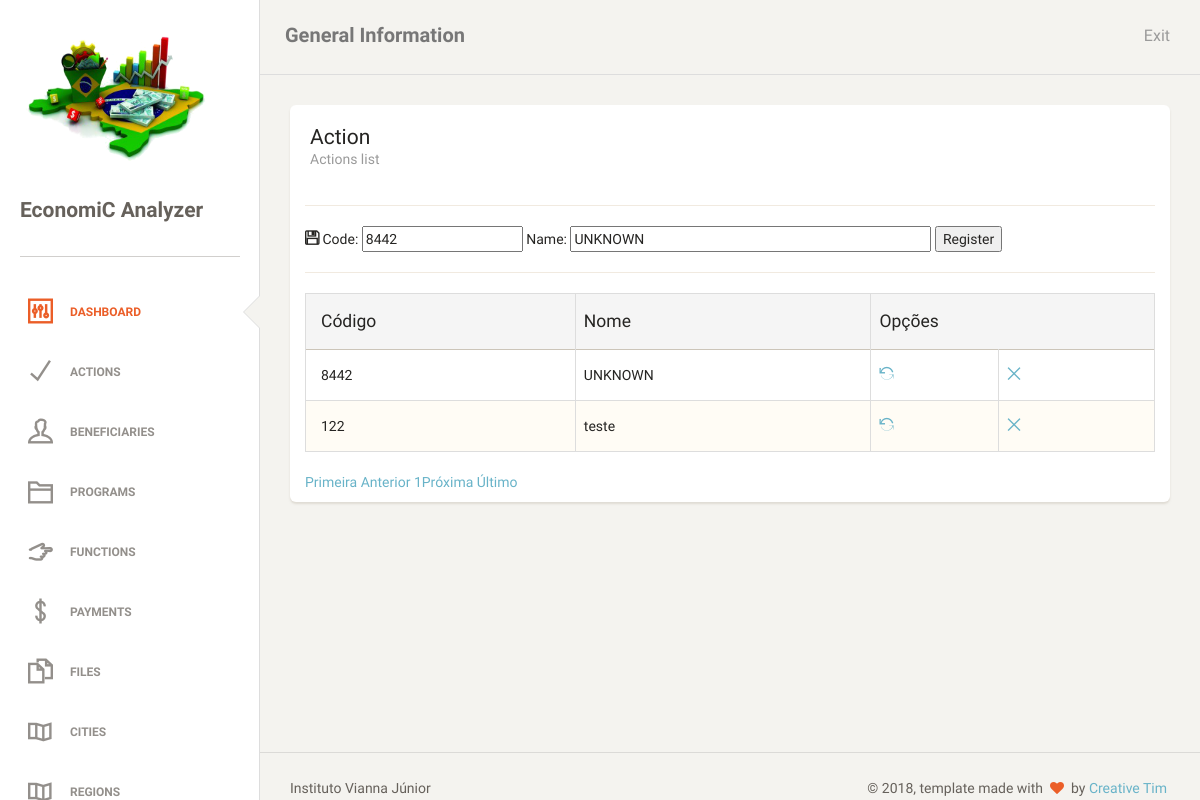
Page /actions.php?act=upd&idAction=1 (signed in) on the committed database.
### tables this page shows
CREATE TABLE `tb_action` (
  `id_action` int(11) NOT NULL AUTO_INCREMENT,
  `str_cod_action` varchar(4) NOT NULL,
  `str_name_action` varchar(255) DEFAULT NULL,
  PRIMARY KEY (`id_action`),
  UNIQUE KEY `str_cod_action_UNIQUE` (`str_cod_action`)
);

### classes/action.php (called while the page is built)
<?php
class action
{
    private $idAction;
    private $codeAction;
    private $nameAction;
    public function __construct($idAction, $codeAction, $nameAction)
    {
        $this->idAction = $idAction;
        $this->codeAction = $codeAction;
        $this->nameAction = $nameAction;
    }
    public function getIdAction()
    {
        return $this->idAction;
    }
    public function setIdAction($idAction): void
    {
        $this->idAction = $idAction;
    }
    public function getCodeAction()
    {
        return $this->codeAction;
    }
    public function setCodeAction($codeAction): void
    {
        $this->codeAction = $codeAction;
    }
    public function getNameAction()
    {
        return $this->nameAction;
    }
    public function setNameAction($nameAction): void
    {
        $this->nameAction = $nameAction;
    }
}

### actions.php (the view, shortened to what this page needs)
<?php
include_once "classes/template.php";
require_once "db/actionDAO.php";
require_once "classes/action.php";
$object = new actionDAO();
if ($_SERVER['REQUEST_METHOD'] == 'POST') {
    $idAction = (isset($_POST["idAction"]) && $_POST["idAction"] != null) ? $_POST["idAction"] : "";
    $codeAction = (isset($_POST["codeAction"]) && $_POST["codeAction"] != null) ? $_POST["codeAction"] : "";
    $nameAction = (isset($_POST["nameAction"]) && $_POST["nameAction"] != null) ? $_POST["nameAction"] : "";
} else if (!isset($idAction)) {
    $idAction = (isset($_GET["idAction"]) && $_GET["idAction"] != null) ? $_GET["idAction"] : "";
    $codeAction = NULL;
    $nameAction = NULL;
}
if (isset($_REQUEST["act"]) && $_REQUEST["act"] == "upd" && $idAction != "") {
    $action = new action($idAction, '', '');
    $resultado = $object->atualizar($action);
    $codeAction = $resultado->getCodeAction();
    $nameAction = $resultado->getNameAction();
}
?>
<div class='content' xmlns="http://www.w3.org/1999/html">
    <div class='container-fluid'>
        <div class='row'>
            <div class='col-md-12'>
                <div class='card'>
                    <div class='header'>
                        <h4 class='title'>Action</h4>
                        <p class='category'>Actions list</p>
                    </div>
                    <div class='content table-responsive'>
                        <form action="?act=save&idAction=" method="POST" name="form1">
                            <hr>
                            <i class="ti-save"></i>
                            Code:
                            <input type="text" size="15" name="codeAction" value="<?php
                            echo (isset($codeAction) && ($codeAction != null || $codeAction != "")) ? $codeAction : '';
                            ?>"/>
                            Name:
                            <input type="text" size="40" name="nameAction" value="<?php
                            echo (isset($nameAction) && ($nameAction != null || $nameAction != "")) ? $nameAction : '';
                            ?>"/>
                            <input type="submit" VALUE="Register"/>
                            <hr>
                        </form>
                        <?php
                        $object->tabelaPaginada();
                        ?>
                    </div>
                </div>
            </div>
        </div>
    </div>
</div>

### db/actionDAO.php (shortened to what this page needs)
<?php
require_once "db/conexao.php";
require_once "classes/action.php";
class actionDAO
{
    public function atualizar($action) {
        global $pdo;
        try {
            $statement = $pdo->prepare("SELECT id_action, str_cod_action, str_name_action FROM tb_action WHERE id_action = :idAction");
            $statement->bindValue(":idAction", $action->getIdAction());
            if ($statement->execute()) {
                $rs = $statement->fetch(PDO::FETCH_OBJ);
                $action->setIdAction($rs->id_action);
                $action->setCodeAction($rs->str_cod_action);
                $action->setNameAction($rs->str_name_action);
                return $action;
            } else {
                throw new PDOException("Erro: Não foi possível executar a declaração sql");
            }
        } catch (PDOException $erro) {
            return "Erro: " . $erro->getMessage();
        }
    }
    public function tabelaPaginada()
    {
        global $pdo;
        $endereco = $_SERVER ['PHP_SELF'];
        $pagina_atual = (isset($_GET['page']) && is_numeric($_GET['page'])) ? $_GET['page'] : 1;
        $linha_inicial = ($pagina_atual - 1) * QTDE_REGISTROS;
        $sql = "SELECT id_action, str_cod_action, str_name_action FROM tb_action LIMIT {$linha_inicial}, " . QTDE_REGISTROS;
        $statement = $pdo->prepare($sql);
        $statement->execute();
        $dados = $statement->fetchAll(PDO::FETCH_OBJ);
        $sqlContador = "SELECT COUNT(*) AS total_registros FROM tb_action";
        $statement = $pdo->prepare($sqlContador);
        $statement->execute();
        $valor = $statement->fetch(PDO::FETCH_OBJ);
        $primeira_pagina = 1;
        $ultima_pagina = ceil($valor->total_registros / QTDE_REGISTROS);
        $pagina_anterior = ($pagina_atual > 1) ? $pagina_atual - 1 : 0;
        $proxima_pagina = ($pagina_atual < $ultima_pagina) ? $pagina_atual + 1 : 0;
        $range_inicial = (($pagina_atual - RANGE_PAGINAS) >= 1) ? $pagina_atual - RANGE_PAGINAS : 1;
        $range_final = (($pagina_atual + RANGE_PAGINAS) <= $ultima_pagina) ? $pagina_atual + RANGE_PAGINAS : $ultima_pagina;
        $exibir_botao_inicio = ($range_inicial < $pagina_atual) ? 'mostrar' : 'esconder';
        $exibir_botao_final = ($range_final > $pagina_atual) ? 'mostrar' : 'esconder';
        if (!empty($dados)):
            echo "
     <table class='table table-striped table-bordered'>
     <thead>
       <tr class='active'>
        <th>Código</th>
        <th>Nome</th>
        <th colspan='2'>Opções</th>
       </tr>
     </thead>
     <tbody>";
            foreach ($dados as $var):
                echo "<tr>
        <td>$var->str_cod_action</td>
        <td>$var->str_name_action</td>
        <td><a href='?act=upd&idAction=$var->id_action'><i class='ti-reload'></i></a></td>
        <td><a href='?act=del&idAction=$var->id_action'><i class='ti-close'></i></a></td>
       </tr>";
            endforeach;
            echo "
</tbody>
     </table>
     <div class='box-paginacao'>
       <a class='box-navegacao  $exibir_botao_inicio' href='$endereco?page=$primeira_pagina' title='Primeira Página'>Primeira</a>
       <a class='box-navegacao $exibir_botao_inicio' href='$endereco?page=$pagina_anterior' title='Página Anterior'>Anterior</a>
";
            for ($i = $range_inicial; $i <= $range_final; $i++):
                $destaque = ($i == $pagina_atual) ? 'destaque' : '';
                echo "<a class='box-numero $destaque' href='$endereco?page=$i'>$i</a>";
            endfor;
            echo "<a class='box-navegacao $exibir_botao_final' href='$endereco?page=$proxima_pagina' title='Próxima Página'>Próxima</a>
       <a class='box-navegacao $exibir_botao_final' href='$endereco?page=$ultima_pagina' title='Última Página'>Último</a>
     </div>";
        else:
            echo "<p class='bg-danger'>Nenhum registro foi encontrado!</p>
     ";
        endif;
    }
}

### rows in the picture
tb_action: codeAction "8442", nameAction "UNKNOWN", str_cod_action "8442", str_name_action "UNKNOWN"
tb_action: str_cod_action "122", str_name_action "teste"
